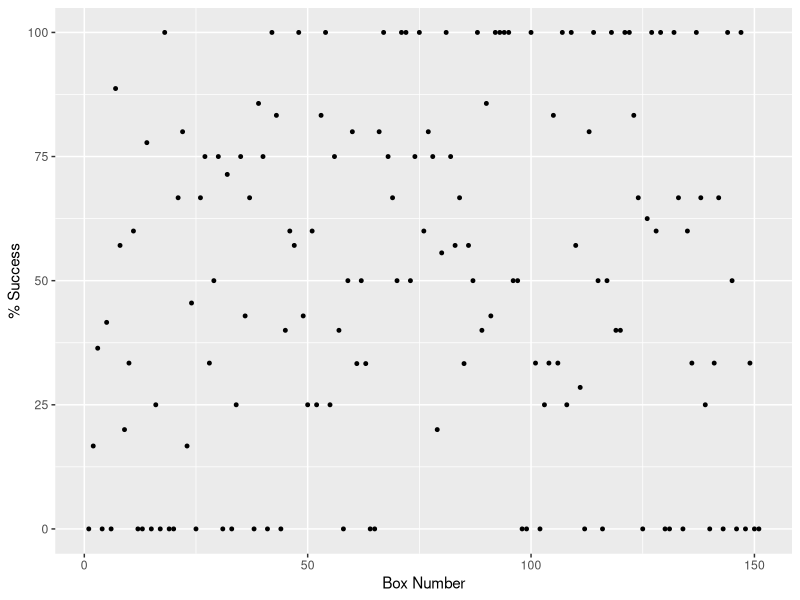
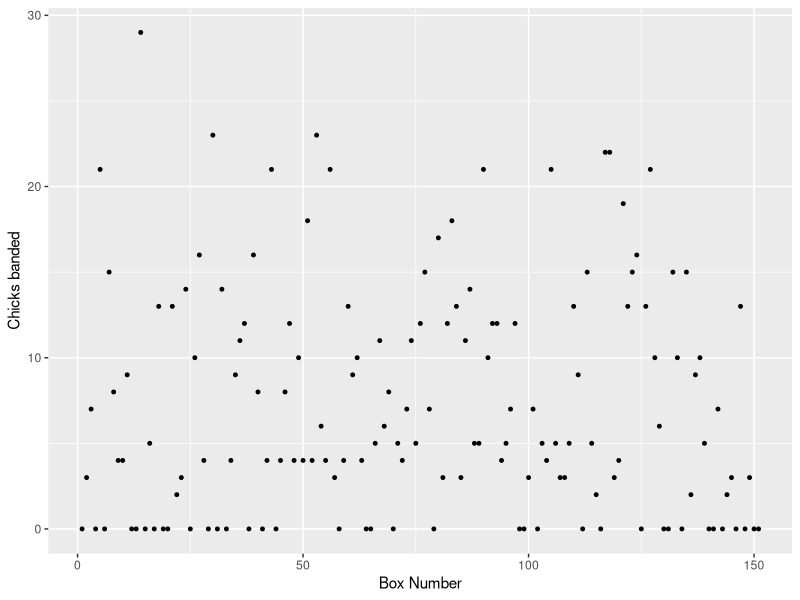
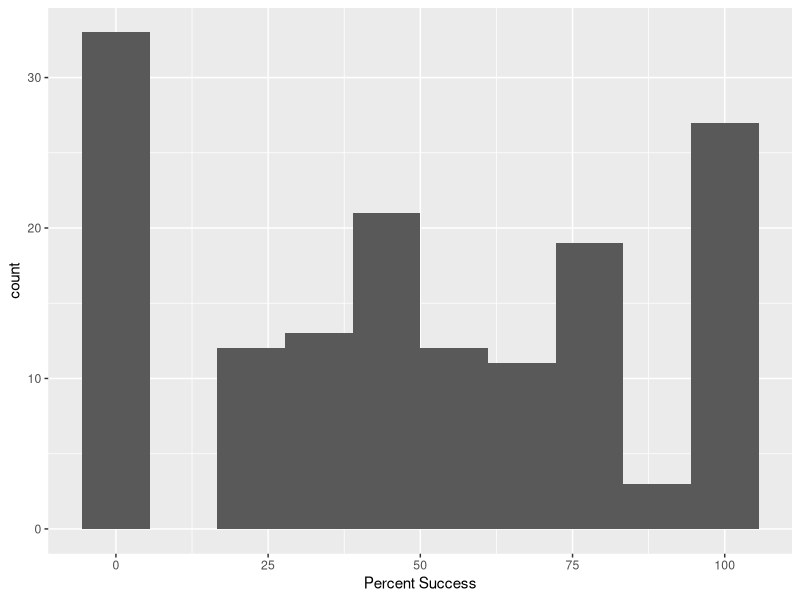
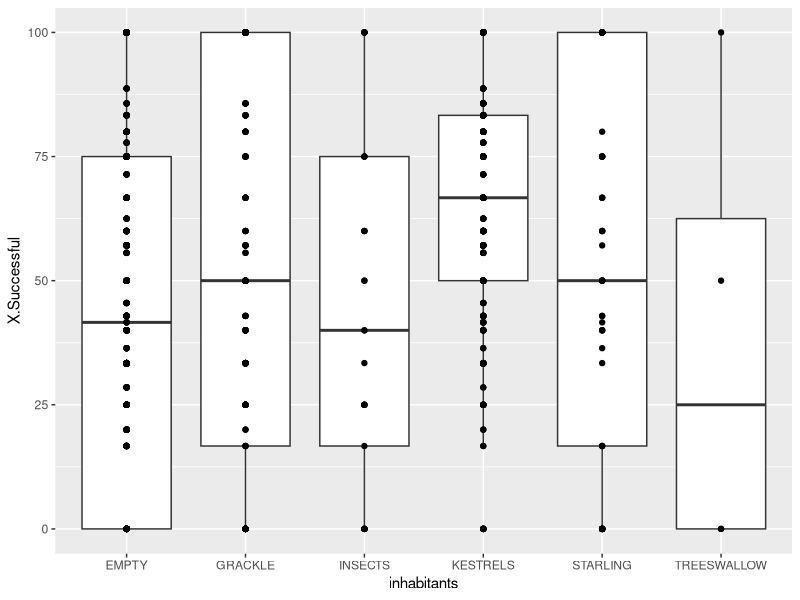
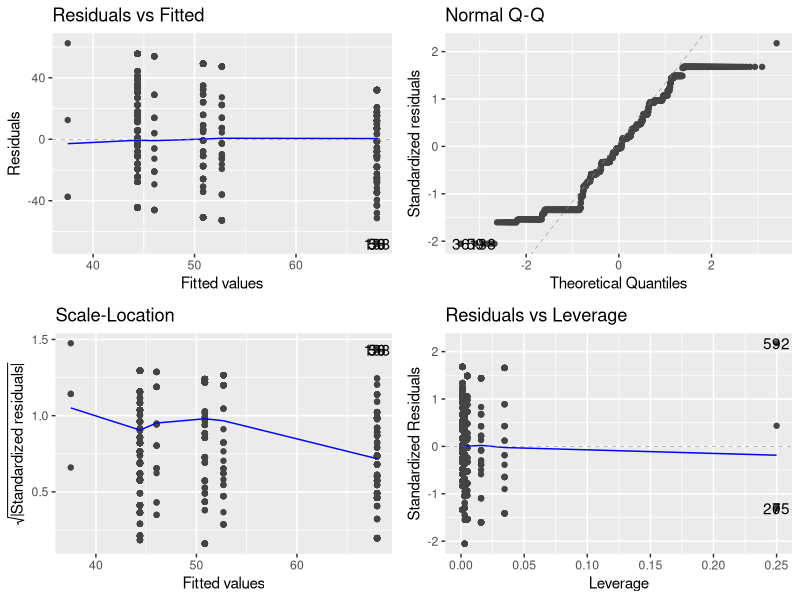
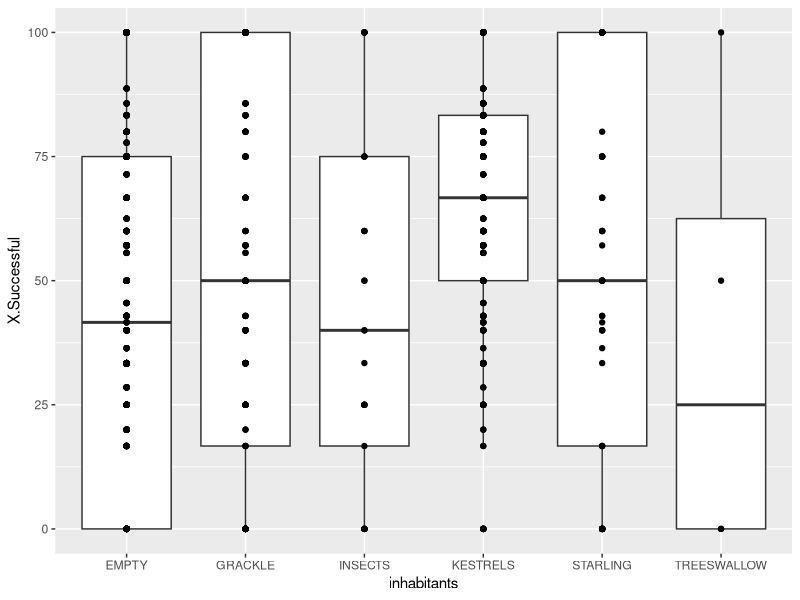
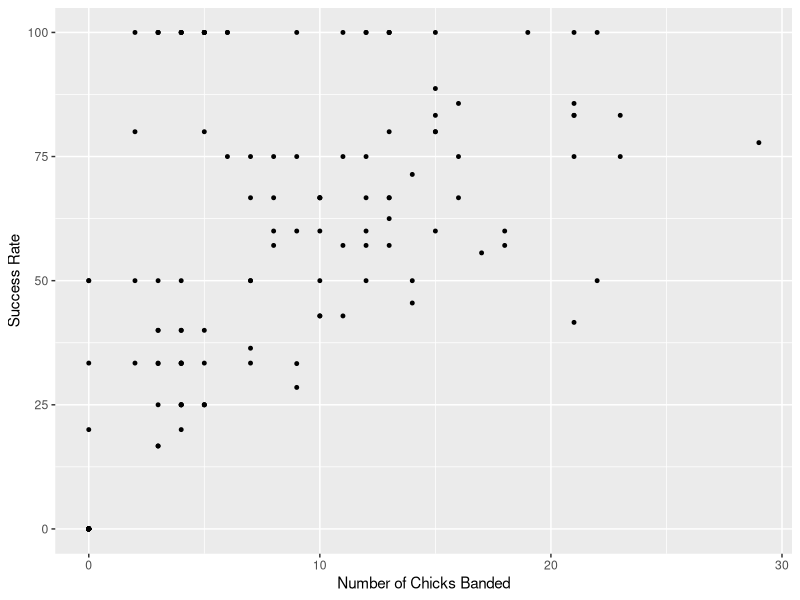

Write R code to recreate these figures, in order. (Note: this script raises an error after producing the figures.)
## ---- chunk 1
rm(list = ls())
library(tidyverse)
library(dplyr)
library(ggplot2)
library(here)
## ---- chunk 2
kestrels <- read.csv(here("Data", "AMKE DATA TABLE 1.csv"))
## ---- chunk 3
summary(kestrels)
## ---- chunk 4
ggplot(kestrels, aes(x = BOX, y = X.Successful)) + geom_point(size =1)+
xlab("Box Number") +
ylab("% Success")
## ---- chunk 5
ggplot(kestrels, aes(x = BOX, y = Num_Chicks_Banded)) + geom_point(size =1)+
xlab("Box Number") +
ylab("Chicks banded")
## ---- chunk 6
ggplot(kestrels, aes(x = X.Successful)) + geom_histogram(bins = 10)+
  xlab("Percent Success")
## ---- chunk 7
kestrels_long <- pivot_longer(kestrels, cols = X2002_inhabitants:X2013_inhabitants, names_to = "year", values_to = "inhabitants")
## ---- chunk 8
kestrels_long1 <-str_replace(kestrels_long$year, "X", "")

kestrels_long$newYear <- kestrels_long1
view(kestrels_long)
## ---- chunk 9
kestrels_long <- select(kestrels_long, - year)
## ---- chunk 10
kestrels_long1 <- str_replace(kestrels_long$newYear, "_inhabitants", "")
kestrels_long$Year <- kestrels_long1
view(kestrels_long)
## ---- chunk 11
kestrels_long <- select(kestrels_long, -newYear)
view(kestrels_long)
## ---- chunk 12
EMPTY <-which(kestrels_long$inhabitants == "EMPTY" | kestrels_long$inhabitants == "Empty" | kestrels_long$inhabitants == "empty" | kestrels_long$inhabitants == "FAILED" | kestrels_long$inhabitants == "failed" | kestrels_long$inhabitants == "Failed" | kestrels_long$inhabitants == "FAIL")
kestrels_long$inhabitants[EMPTY] <- "EMPTY"
view(kestrels_long)
## ---- chunk 13
GRACKLE <-which(kestrels_long$inhabitants == "GRACKLE" | kestrels_long$inhabitants == "Grackle" | kestrels_long$inhabitants == "grackle" | kestrels_long$inhabitants == "GRACKLES" | kestrels_long$inhabitants == "Grackles" | kestrels_long$inhabitants == "grackles")
kestrels_long$inhabitants[GRACKLE] <- "GRACKLE"
view(kestrels_long)
## ---- chunk 14
TREESWALLOW <-which(kestrels_long$inhabitants == "Tree Swallows" | kestrels_long$inhabitants == "TREE SWALLOW" )
kestrels_long$inhabitants[TREESWALLOW] <- "TREESWALLOW"
view(kestrels_long)
## ---- chunk 15
STARLING <-which(kestrels_long$inhabitants == "STARLING" | kestrels_long$inhabitants == "STARLINGS" | kestrels_long$inhabitants == "Starling" | kestrels_long$inhabitants == "Starlings" | kestrels_long$inhabitants == "starlings" | kestrels_long$inhabitants == "starling")
kestrels_long$inhabitants[STARLING] <- "STARLING"
view(kestrels_long)
## ---- chunk 16
INSECTS <-which(kestrels_long$inhabitants == "BEES" | kestrels_long$inhabitants == "Bees" | kestrels_long$inhabitants == "bees" | kestrels_long$inhabitants == "ANTS" | kestrels_long$inhabitants == "Ants" | kestrels_long$inhabitants == "ants")
kestrels_long$inhabitants[INSECTS] <- "INSECTS"
view(kestrels_long)
## ---- chunk 17
KESTRELS <-which(kestrels_long$inhabitants == "KESTRELS" | kestrels_long$inhabitants == "Kestrels" | kestrels_long$inhabitants == "KESTREL" | kestrels_long$inhabitants == "FLEDGED" | kestrels_long$inhabitants == "Fledged" | kestrels_long$inhabitants == "fledged" | kestrels_long$inhabitants == "kestrels" )
kestrels_long$inhabitants[KESTRELS] <- "KESTRELS"
## ---- chunk 18
kestrels_long2 <- filter(kestrels_long, inhabitants == "KESTRELS" | inhabitants == "INSECTS" | inhabitants == "STARLING" | inhabitants == "TREESWALLOW" | inhabitants == "GRACKLE" | inhabitants == "EMPTY")
## ---- chunk 19
kestrels_long2$inhabitants <- as.factor(kestrels_long2$inhabitants)
## ---- chunk 20
ggplot(kestrels_long2, aes(inhabitants, X.Successful)) + 
  geom_boxplot()+
  geom_point()
## ---- chunk 21
myMod <-lm(X.Successful ~ inhabitants, data = kestrels_long2)
## ---- chunk 22
library(ggfortify)
## ---- chunk 23
autoplot(myMod, smooth.color = NA)
## ---- chunk 24
anova(myMod)
## ---- chunk 25
summary(myMod)
## ---- chunk 26
ggplot(kestrels_long2, aes(inhabitants, X.Successful)) + 
  geom_boxplot()+
  geom_point()
## ---- chunk 27
ggplot(kestrels, aes(x = Num_Chicks_Banded, y = X.Successful)) + geom_point(size =1)+
xlab("Number of Chicks Banded") +
ylab("Success Rate")
## ---- chunk 28
write.csv(kestrels_long, here("Data", "processed", "Correct_kestrelsX"))
write.csv(kestrels_long, here("Data", "processed", "Correct_kestrels"), row.names = FALSE)
## ---- chunk 29
library(lubridate)
